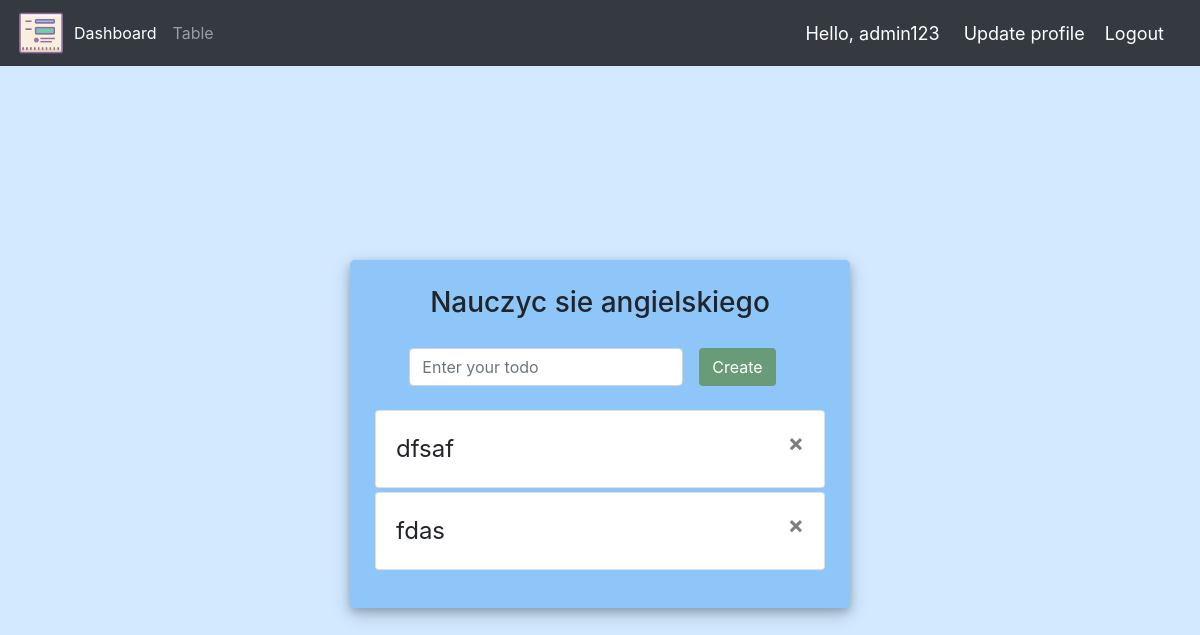
Page /23/tasks/ (signed in) on the committed database.
### goals/models.py (models this page shows, shortened)
class LearningGoal(models.Model):
    name = models.CharField(blank=True, max_length=40)
    created_at = models.DateTimeField(auto_now_add=True)
    updated_at = models.DateTimeField(auto_now=True)
    user = models.ForeignKey(User, null=True, on_delete=models.CASCADE)

class SingleTask(models.Model):
    text = models.CharField(blank=True, max_length=40)
    learninggoal = models.ForeignKey(
        LearningGoal, on_delete=models.CASCADE, related_name="tasks"
    )
    completed = models.BooleanField(default=False)
    class Meta:
        ordering = ["-completed"]

### goals/views.py (the view)
# urls.py: path("<int:pk>/tasks/", views.learning_goal_tasks, name="task_list"),
@login_required
def learning_goal_tasks(request, pk):
    learning_goal = get_object_or_404(LearningGoal, id=pk)
    if request.method == "POST":
        form = SingleTaskForm(request.POST)
        if form.is_valid():
            new_task = SingleTask()
            new_task.text = form.cleaned_data["text"]
            new_task.learninggoal = learning_goal
            new_task.save()
            return JsonResponse({"task": model_to_dict(new_task)}, status=200)
        else:
            return redirect("task_list")
    elif request.method == "GET":
        form = SingleTaskForm()
        tasks = learning_goal.tasks.all()
        context = {"form": form,
                   "tasks": tasks,
                   "learning_goal": learning_goal}
        return render(request, "single_goal/create_tasks.html", context)

### goals/forms.py
class SingleTaskForm(forms.ModelForm):
    class Meta:
        model = SingleTask
        fields = ["text"]

### templates/single_goal/create_tasks.html (shortened to what this page needs)
{% extends "to_do_manager/base.html" %}
{% load widget_tweaks %}
{% block content %}
<div class="d-flex justify-content-center h-100 mt-5">
	<div class="user_card creating-goal">
		<div class="d-flex justify-content-center mt-3">
			<h3>{{learning_goal.name}}</h3>
		</div>
		<div class="d-flex justify-content-center form_container">
			<div class="row justify-content-center mr-3">
				<form class="" action="" method="POST" id="createTaskForm"
					data-url="{% url 'task_list' learning_goal.pk %}">
					<div class="input-group">
						{{ form.text|attr:"autofocus"|add_class:"form-control"|attr:"placeholder:Enter your todo"}}
					</div>
			</div>
			<div class="">
				<button type="button" name="button" class="btn login_btn" id="createButton">Create</button>
			</div>
		</div>
		<div class="col-12 my-4 task_list" id="taskList">
			{% for task in tasks  %}
			<div class="card mb-1 task_card" id="taskCard" data-id="{{task.id}}"
				style="{% if task.completed %} text-decoration: line-through {% endif %}">
				<div class="card-body">{{ task.text }}
					<button class="close float-right" type="button" data-id="{{task.id}}">
						<span aria-hidden="true">&times;</span>
					</button>
				</div>
			</div>
			{% endfor %}
		</div>
	</div>
</div>
</div>
{% endblock content %}

### templates/to_do_manager/navbar.html (shortened to what this page needs)
{% load static %}
<nav class="navbar navbar-expand-lg navbar-dark bg-dark">
    <a href="{% url 'dashboard' %}"><img src="{% static 'to_do_manager/images/icon.png' %}" alt="logo" height="50"
            width="50"></a>
    <div class="collapse navbar-collapse" id="navbarText">
        <ul class="navbar-nav mr-auto">
            {% if request.get_full_path == "/dashboard-table/" %}
            <li class="nav-item">
                <a class="nav-link" href="{% url 'dashboard' %}">Dashboard</a>
            </li>
            <li class="nav-item active">
                <a class="nav-link" href="{% url 'dashboard_table' %}">Table</a>
            </li>
            {% else %}
            <li class="nav-item active">
                <a class="nav-link" href="{% url 'dashboard' %}">Dashboard</a>
            </li>
            <li class="nav-item">
                <a class="nav-link" href="{% url 'dashboard_table' %}">Table</a>
            </li>
            {% endif %}
        </ul>
    </div>
    <span class="hello-msg mr-4">Hello, {{ request.user }}</span>
    <span><a class="hello-msg logout " href="{% url 'update_profile' request.user.pk %}">Update profile</a></span>
    <span><a class="hello-msg logout " href="{% url 'logout' %}">Logout</a></span>
</nav>

### static/to_do_manager/css/style.css (style rules this page uses)
body, html { margin: 0; padding: 0; background: rgb(210, 233, 255) !important; height: 100vh; }
.user_card { width: 350px; margin-top: auto; margin-bottom: auto; background: rgb(142, 198, 250); position: relative; display: flex; justify-content: center; flex-direction: column; padding: 10px; box-shadow: 0 4px 8px 0 rgba(0, 0, 0, 0.2), 0 6px 20px 0 rgba(0, 0, 0, 0.19); -webkit-box-shadow: 0 4px 8px 0 rgba(0, 0, 0, 0.2), 0 6px 20px 0 rgba(0, 0, 0, 0.19); -moz-box-shadow: 0 4px 8px 0 rgba(0, 0, 0, 0.2), 0 6px 20px 0 rgba(0, 0, 0, 0.19); border-radius: 5px; }
.creating-goal { width: 500px; }
.form_container { margin-top: 20px; }
.login_btn { width: 100%; background: #699b79 !important; color: white !important; }
.hello-msg { font-size: 18px; color: #ffffff; margin: 0 20px 0 0; }
.task_list { font-size: 1.5rem; }

### rows in the picture
LearningGoal: name "Nauczyc sie angielskiego"
SingleTask: text "dfsaf"
SingleTask: text "fdas"

### other values in the picture
{{ request.user }} "admin123"
